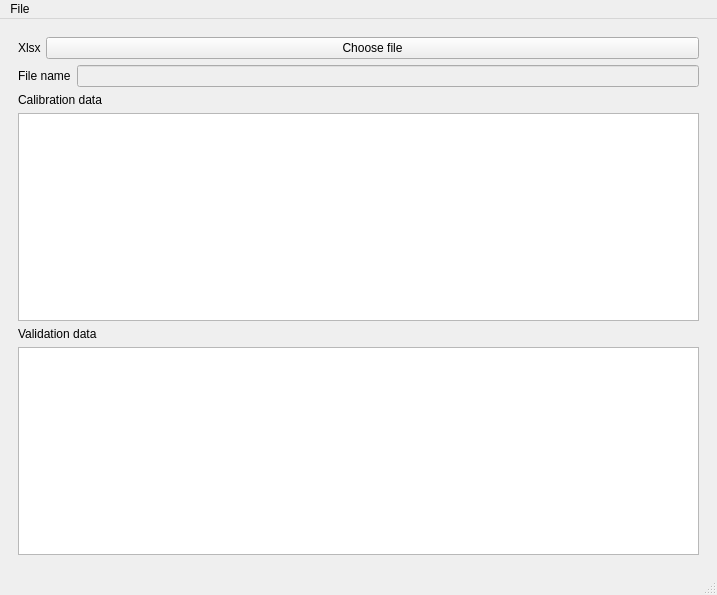
<?xml version="1.0" encoding="UTF-8"?>
<ui version="4.0">
 <class>MainWindow</class>
 <widget class="QMainWindow" name="MainWindow">
  <property name="geometry">
   <rect>
    <x>0</x>
    <y>0</y>
    <width>717</width>
    <height>595</height>
   </rect>
  </property>
  <property name="windowTitle">
   <string>MainWindow</string>
  </property>
  <widget class="QWidget" name="centralwidget">
   <property name="enabled">
    <bool>true</bool>
   </property>
   <property name="autoFillBackground">
    <bool>false</bool>
   </property>
   <layout class="QVBoxLayout" name="verticalLayout">
    <item>
     <widget class="QStackedWidget" name="stackedWidget">
      <property name="currentIndex">
       <number>1</number>
      </property>
      <widget class="QWidget" name="main">
       <layout class="QVBoxLayout" name="verticalLayout_4">
        <item>
         <layout class="QVBoxLayout" name="verticalLayout_2" stretch="0,0,0">
          <property name="bottomMargin">
           <number>0</number>
          </property>
          <item>
           <widget class="QLabel" name="label">
            <property name="text">
             <string>&lt;html&gt;&lt;head/&gt;&lt;body&gt;&lt;p align=&quot;center&quot;&gt;&lt;span style=&quot; font-size:16pt;&quot;&gt;Welcome to Valexa&lt;/span&gt;&lt;/p&gt;&lt;/body&gt;&lt;/html&gt;</string>
            </property>
           </widget>
          </item>
          <item>
           <widget class="QLabel" name="label_2">
            <property name="text">
             <string>&lt;html&gt;&lt;head/&gt;&lt;body&gt;&lt;p align=&quot;center&quot;&gt;&lt;span style=&quot; font-size:12pt;&quot;&gt;To begin choose between the following validation options&lt;/span&gt;&lt;/p&gt;&lt;/body&gt;&lt;/html&gt;</string>
            </property>
           </widget>
          </item>
          <item>
           <layout class="QHBoxLayout" name="horizontalLayout">
            <property name="spacing">
             <number>5</number>
            </property>
            <item>
             <widget class="QPushButton" name="btn_response">
              <property name="text">
               <string>Response</string>
              </property>
              <property name="default">
               <bool>false</bool>
              </property>
              <property name="flat">
               <bool>false</bool>
              </property>
             </widget>
            </item>
            <item>
             <widget class="QPushButton" name="btn_result">
              <property name="text">
               <string>Result</string>
              </property>
             </widget>
            </item>
           </layout>
          </item>
         </layout>
        </item>
       </layout>
      </widget>
      <widget class="QWidget" name="data">
       <layout class="QVBoxLayout" name="verticalLayout_5" stretch="0,0,0,0,0,0">
        <item>
         <layout class="QVBoxLayout" name="verticalLayout_8" stretch="0">
          <property name="spacing">
           <number>0</number>
          </property>
          <property name="sizeConstraint">
           <enum>QLayout::SetDefaultConstraint</enum>
          </property>
          <item>
           <layout class="QHBoxLayout" name="horizontalLayout_2" stretch="0,5">
            <property name="spacing">
             <number>5</number>
            </property>
            <property name="sizeConstraint">
             <enum>QLayout::SetDefaultConstraint</enum>
            </property>
            <item>
             <widget class="QLabel" name="xlsxUploadLabel">
              <property name="text">
               <string>Xlsx</string>
              </property>
             </widget>
            </item>
            <item>
             <widget class="QPushButton" name="xlsx_choose_button">
              <property name="text">
               <string>Choose file</string>
              </property>
             </widget>
            </item>
           </layout>
          </item>
         </layout>
        </item>
        <item>
         <layout class="QHBoxLayout" name="horizontalLayout_5">
          <item>
           <widget class="QLabel" name="file_name_label">
            <property name="text">
             <string>File name</string>
            </property>
           </widget>
          </item>
          <item>
           <widget class="QLineEdit" name="file_name_input">
            <property name="enabled">
             <bool>false</bool>
            </property>
            <property name="autoFillBackground">
             <bool>false</bool>
            </property>
           </widget>
          </item>
         </layout>
        </item>
        <item>
         <widget class="QLabel" name="label_3">
          <property name="text">
           <string>Calibration data</string>
          </property>
         </widget>
        </item>
        <item>
         <widget class="QListWidget" name="listWidget">
          <property name="alternatingRowColors">
           <bool>false</bool>
          </property>
         </widget>
        </item>
        <item>
         <widget class="QLabel" name="label_4">
          <property name="text">
           <string>Validation data</string>
          </property>
         </widget>
        </item>
        <item>
         <widget class="QListWidget" name="listWidget_2"/>
        </item>
       </layout>
      </widget>
     </widget>
    </item>
   </layout>
  </widget>
  <widget class="QMenuBar" name="menubar">
   <property name="geometry">
    <rect>
     <x>0</x>
     <y>0</y>
     <width>717</width>
     <height>20</height>
    </rect>
   </property>
   <widget class="QMenu" name="menuFile">
    <property name="title">
     <string>File</string>
    </property>
    <addaction name="actionQuit"/>
   </widget>
   <addaction name="menuFile"/>
  </widget>
  <widget class="QStatusBar" name="statusbar"/>
  <action name="actionQuit">
   <property name="text">
    <string>Quit</string>
   </property>
  </action>
 </widget>
 <resources/>
 <connections/>
</ui>
